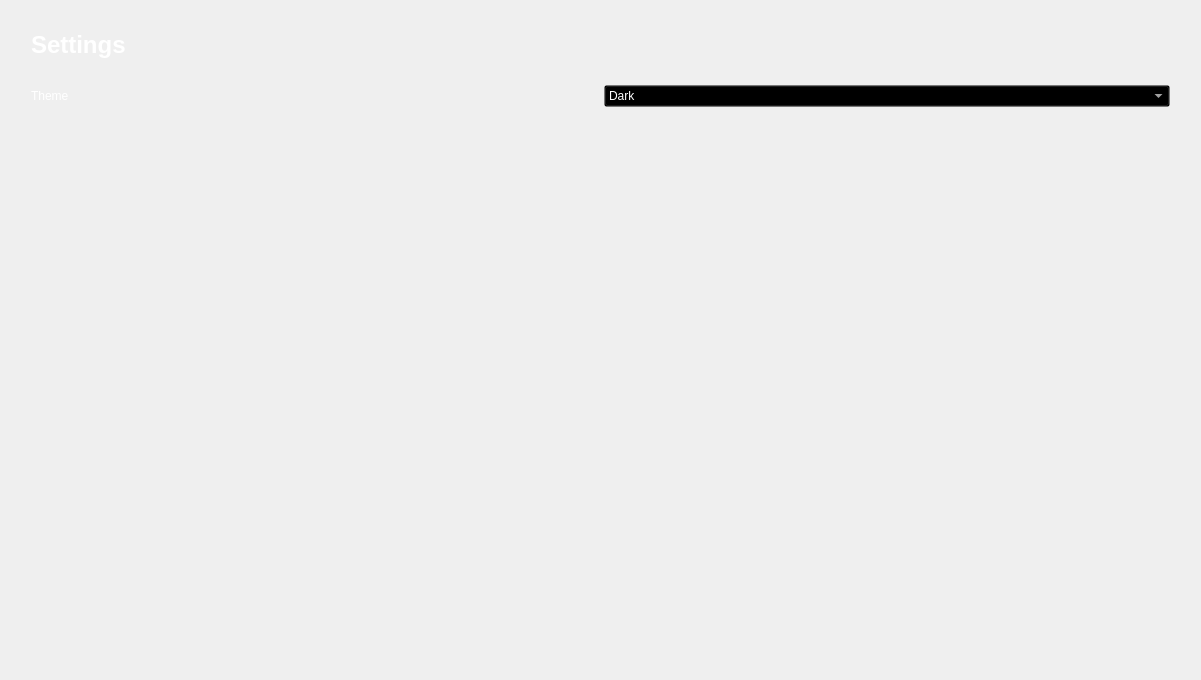
<?xml version="1.0" encoding="UTF-8"?>
<ui version="4.0">
 <class>settings</class>
 <widget class="QWidget" name="settings">
  <property name="geometry">
   <rect>
    <x>0</x>
    <y>0</y>
    <width>1201</width>
    <height>680</height>
   </rect>
  </property>
  <property name="windowTitle">
   <string>Settings</string>
  </property>
  <property name="styleSheet">
   <string notr="true"/>
  </property>
  <layout class="QGridLayout" name="gridLayout">
   <item row="4" column="2">
    <spacer name="verticalSpacer_3">
     <property name="orientation">
      <enum>Qt::Orientation::Vertical</enum>
     </property>
     <property name="sizeHint" stdset="0">
      <size>
       <width>20</width>
       <height>40</height>
      </size>
     </property>
    </spacer>
   </item>
   <item row="4" column="1">
    <spacer name="verticalSpacer">
     <property name="orientation">
      <enum>Qt::Orientation::Vertical</enum>
     </property>
     <property name="sizeHint" stdset="0">
      <size>
       <width>20</width>
       <height>40</height>
      </size>
     </property>
    </spacer>
   </item>
   <item row="3" column="1">
    <layout class="QHBoxLayout" name="horizontalLayout">
     <item>
      <widget class="QLabel" name="label">
       <property name="styleSheet">
        <string notr="true">background-color: transparent;
color: White</string>
       </property>
       <property name="text">
        <string>Theme</string>
       </property>
      </widget>
     </item>
     <item>
      <widget class="QComboBox" name="theme_combo">
       <property name="styleSheet">
        <string notr="true">background-color: transparent;
color: White</string>
       </property>
       <property name="placeholderText">
        <string/>
       </property>
       <item>
        <property name="text">
         <string>Dark</string>
        </property>
       </item>
       <item>
        <property name="text">
         <string>Light</string>
        </property>
       </item>
      </widget>
     </item>
    </layout>
   </item>
   <item row="1" column="1">
    <widget class="QLabel" name="label_">
     <property name="font">
      <font>
       <pointsize>18</pointsize>
       <bold>true</bold>
      </font>
     </property>
     <property name="styleSheet">
      <string notr="true">color: rgb(255, 255, 255);
background-color: transparent;</string>
     </property>
     <property name="text">
      <string>Settings</string>
     </property>
    </widget>
   </item>
   <item row="0" column="1">
    <spacer name="horizontalSpacer_2">
     <property name="orientation">
      <enum>Qt::Orientation::Horizontal</enum>
     </property>
     <property name="sizeHint" stdset="0">
      <size>
       <width>40</width>
       <height>20</height>
      </size>
     </property>
    </spacer>
   </item>
   <item row="4" column="0">
    <spacer name="verticalSpacer_2">
     <property name="orientation">
      <enum>Qt::Orientation::Vertical</enum>
     </property>
     <property name="sizeHint" stdset="0">
      <size>
       <width>20</width>
       <height>40</height>
      </size>
     </property>
    </spacer>
   </item>
   <item row="2" column="1">
    <spacer name="horizontalSpacer">
     <property name="orientation">
      <enum>Qt::Orientation::Horizontal</enum>
     </property>
     <property name="sizeHint" stdset="0">
      <size>
       <width>40</width>
       <height>20</height>
      </size>
     </property>
    </spacer>
   </item>
   <item row="5" column="1">
    <spacer name="horizontalSpacer_3">
     <property name="orientation">
      <enum>Qt::Orientation::Horizontal</enum>
     </property>
     <property name="sizeHint" stdset="0">
      <size>
       <width>40</width>
       <height>20</height>
      </size>
     </property>
    </spacer>
   </item>
  </layout>
 </widget>
 <resources/>
 <connections/>
</ui>
